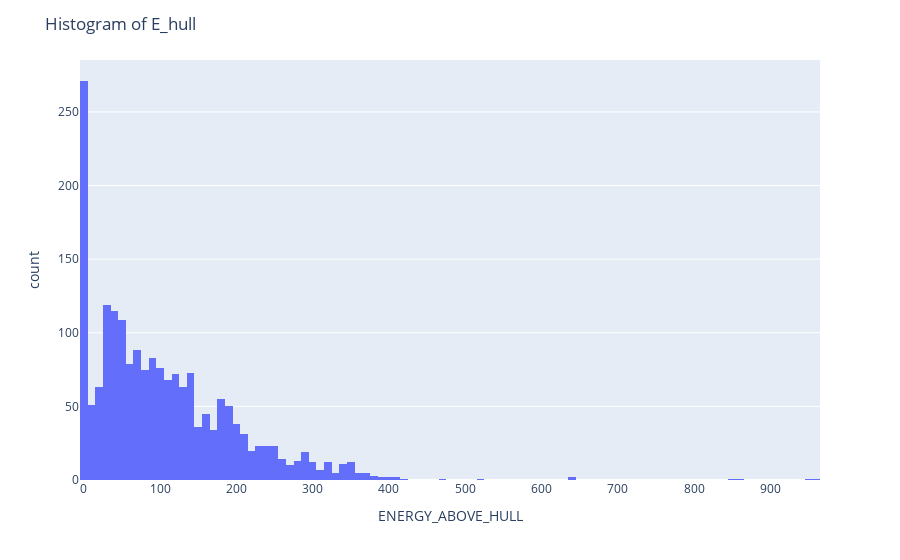

This figure's notebook cell:
### Markdown cell above
### Energy above hull ($E_{hull}$)

The histogram below shows the distribution of $E_{hull}$ for all perovskites in the dataset, among which 514 are stable and 1412 are unstable.

### Code cell
hist = px.histogram(df, x="ENERGY_ABOVE_HULL")
hist.update_layout(title_text=f"Histogram of E_hull")
hist.show()

### Figure 1 — Plotly figure (JSON) as saved in the notebook; plotly's stock layout.template omitted (floating-point values rounded to 4 significant figures; data arrays with more than 128 entries replaced by an {"elided": "..."} marker saying what was removed)
{"data": [{"alignmentgroup": "True", "bingroup": "x", "hovertemplate": "ENERGY_ABOVE_HULL=%{x}<br>count=%{y}<extra></extra>", "legendgroup": "", "marker": {"color": "#636efa", "pattern": {"shape": ""}}, "name": "", "offsetgroup": "", "orientation": "v", "showlegend": false, "type": "histogram", "x": {"elided": "1926 float values"}, "xaxis": "x", "yaxis": "y"}], "layout": {"autosize": true, "barmode": "relative", "legend": {"tracegroupgap": 0}, "margin": {"t": 60}, "title": {"text": "Histogram of E_hull"}, "xaxis": {"anchor": "y", "autorange": true, "domain": [0, 1], "range": [-5, 965], "title": {"text": "ENERGY_ABOVE_HULL"}, "type": "linear"}, "yaxis": {"anchor": "x", "autorange": true, "domain": [0, 1], "range": [0, 285.3], "title": {"text": "count"}}}}
